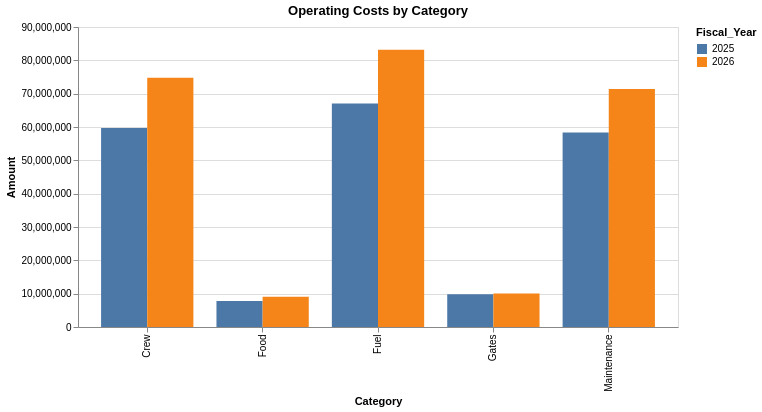

This figure's notebook cell:
### Code cell
cost_long = cost_categories.melt(
    id_vars="Fiscal_Year",
    var_name="Category",
    value_name="Amount"
)

alt.Chart(cost_long).mark_bar().encode(
    x="Category:N",
    y="Amount:Q",
    color="Fiscal_Year:N",
    xOffset="Fiscal_Year:N",
    tooltip=["Category", "Fiscal_Year", "Amount"]
).properties(
    title="Operating Costs by Category",
    width=600
)

### Figure 1 — Vega-Lite specification as saved in the notebook (floating-point values rounded to 4 significant figures)
{"config": {"view": {"continuousWidth": 300, "continuousHeight": 300}}, "data": {"name": "data-c5a6d8b82fe1c81b6789fb91218f8940"}, "mark": {"type": "bar"}, "encoding": {"color": {"field": "Fiscal_Year", "type": "nominal"}, "tooltip": [{"field": "Category", "type": "nominal"}, {"field": "Fiscal_Year", "type": "quantitative"}, {"field": "Amount", "type": "quantitative"}], "x": {"field": "Category", "type": "nominal"}, "xOffset": {"field": "Fiscal_Year", "type": "nominal"}, "y": {"field": "Amount", "type": "quantitative"}}, "title": "Operating Costs by Category", "width": 600, "$schema": "https://vega.github.io/schema/vega-lite/v6.4.1.json", "datasets": {"data-c5a6d8b82fe1c81b6789fb91218f8940": [{"Fiscal_Year": 2025, "Category": "Fuel", "Amount": 67060000.0}, {"Fiscal_Year": 2026, "Category": "Fuel", "Amount": 83180000.0}, {"Fiscal_Year": 2025, "Category": "Crew", "Amount": 59720000.0}, {"Fiscal_Year": 2026, "Category": "Crew", "Amount": 74770000.0}, {"Fiscal_Year": 2025, "Category": "Maintenance", "Amount": 58380000.0}, {"Fiscal_Year": 2026, "Category": "Maintenance", "Amount": 71390000.0}, {"Fiscal_Year": 2025, "Category": "Food", "Amount": 7823000.0}, {"Fiscal_Year": 2026, "Category": "Food", "Amount": 9040000.0}, {"Fiscal_Year": 2025, "Category": "Gates", "Amount": 9807000.0}, {"Fiscal_Year": 2026, "Category": "Gates", "Amount": 10020000.0}]}}
